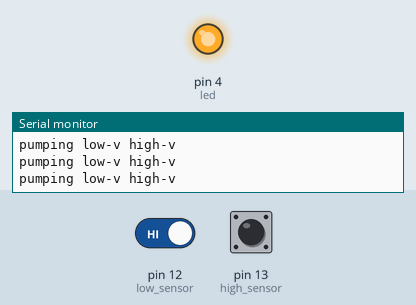
The sketch below on a simulated Arduino Uno, built with avr-gcc and run on an emulated ATmega328P. Shown: output pins drawn as LEDs (lit = HIGH), the last lines printed to the serial monitor. The inputs (shaded band) are chosen by the test bench; at power-on: pin 12 (low_sensor) HIGH, pin 13 (high_sensor) HIGH.

Above: at 1.8 s.
1.9 s: pin 12 (low_sensor) driven LOW
4.0 s: pin 13 (high_sensor) driven LOW
At 5.0 s:
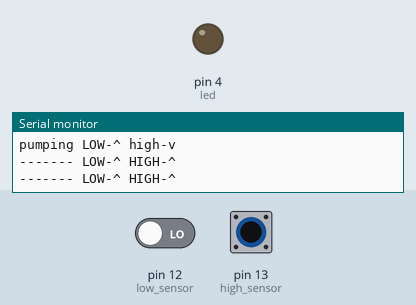
6.0 s: pin 12 (low_sensor) driven HIGH
8.0 s: pin 13 (high_sensor) driven HIGH
At 9.2 s:
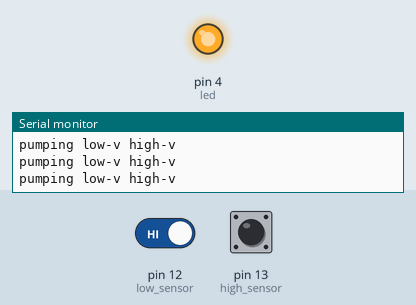
9.5 s: pin 13 (high_sensor) pulsed LOW 2 times (0.12 s each, 0.3 s apart)
Timing chart, 0 to 12.5 s (numbered marks = the images above; inputs shaded):
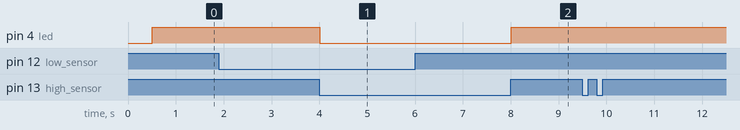

Measured:
- after the input at 4.0 s, pin 4 (led): HIGH → LOW at once
- after the input at 8.0 s, pin 4 (led): LOW → HIGH at once

The sketch:

low_high_sensor.ino
```cpp
int low_sensor = 12;
int high_sensor = 13;
int led = 4;

void setup() {
  Serial.begin(9600);

  pinMode(low_sensor,INPUT_PULLUP);
  pinMode(high_sensor,INPUT_PULLUP);
  pinMode(led, OUTPUT);
}

char buf[255] = "";
int pumping = -1;

void loop() {
  int low_signal = digitalRead(low_sensor) == LOW;
  int high_signal = digitalRead(high_sensor) == LOW;

  if (pumping == -1) {
    Serial.println(low_signal ? "low is signaling" : "low is not signalling");
    Serial.println(high_signal ? "high is signaling" : "high is not signalling");
    pumping = 0;
  }
  else if (pumping == 0 && (!low_signal && !high_signal)) {
    pumping = 1;
  }
  else if (pumping == 1 && (low_signal && high_signal)) {
    pumping = 0;
  }

  buf[0] = '\0';
  strcat(buf+strlen(buf), pumping ? "pumping " : "------- ");
  strcat(buf+strlen(buf), !low_signal ? "low-v " : "LOW-^ ");
  strcat(buf+strlen(buf), !high_signal ? "high-v " : "HIGH-^ ");
  Serial.println(buf);

  if (pumping) {
    digitalWrite(led, HIGH);
  }
  else {
    digitalWrite(led, LOW);
  }
  delay(500);
}
```
